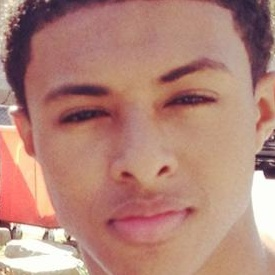
#> input picture Train/0077.jpg, 275 x 275 px, given as the content of the folder /Users/adityagupta/Desktop/Train temp, which was not available
$ python crop.py
#> lines starting #> are read from the running program, lines starting #| are printed output that depends on the picture; pictures that were not available may be replaced by others from this repository, and a replacement may not be noted
import cv2
import os

# specify the path to the input directory containing the images
input_dir = '/Users/adityagupta/Desktop/Train temp'
output_dir = '/Users/adityagupta/Desktop/Train'

# load the pre-trained Haar cascade for face detection
face_cascade = cv2.CascadeClassifier('haarcascade_frontalface_default.xml')
c=0
# loop through all the image files in the input directory that have a .jpg extension
for filename in os.listdir(input_dir):
    if not filename.lower().endswith('.jpg'):
        continue

    # read the image file
    img = cv2.imread(os.path.join(input_dir, filename))
#> img is the input picture: shape (275, 275, 3); mean B, G, R 120.3, 132.5, 179
    # convert the image to grayscale
    gray = cv2.cvtColor(img, cv2.COLOR_BGR2GRAY)
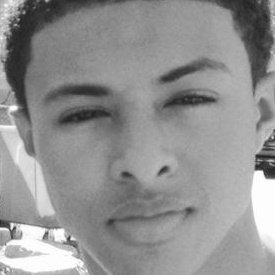
#> gray: shape (275, 275); min 32, max 255, mean 145
    # detect faces in the image
    faces = face_cascade.detectMultiScale(gray, scaleFactor=1.1, minNeighbors=5)
#> faces = [[19, 13, 242, 242]]

    for (x, y, w, h) in faces:
        # extract the face from the image
        face = img[y:y+h, x:x+w]
        # create a new filename for the extracted face by appending '_face' to the original filename
        face_filename = os.path.splitext(filename)[0] + '.jpg'
        # save the extracted face to the output directory
        cv2.imwrite(os.path.join(output_dir, face_filename), face)
        c+=1
#> this loop made 1 pass
#> (x, y, w, h, c) on pass 1: (19, 13, 242, 242, 1)
#> pass 1, `face = img[y:y+h, x:x+w]`:
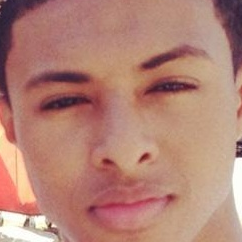
#> face: shape (242, 242, 3); mean B, G, R 117.3, 130.4, 179
#> after the loop, c = 1
print(c)
#| 1

$ run again, on Train/0887.jpg
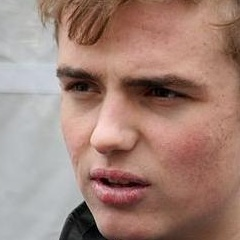
#> input picture Train/0887.jpg, 240 x 240 px, given as the content of the folder /Users/adityagupta/Desktop/Train temp, which was not available
#> img is the input picture: shape (240, 240, 3); mean B, G, R 120.9, 131.5, 162.5
#> `gray = cv2.cvtColor(img, cv2.COLOR_BGR2GRAY)`:
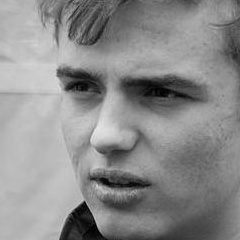
#> gray: shape (240, 240); min 0, max 229, mean 139.6
#> faces = [[14, 11, 213, 213]]
#> the loop `for (x, y, w, h) in faces:` made 1 pass
#> (x, y, w, h, c) on pass 1: (14, 11, 213, 213, 1)
#> pass 1, `face = img[y:y+h, x:x+w]`:
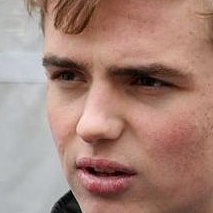
#> face: shape (213, 213, 3); mean B, G, R 122.1, 132.9, 166.4
#> after the loop `for (x, y, w, h) in faces:`: c = 1
#| 1

$ run again, on Train/10255.jpg
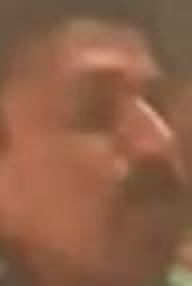
#> input picture Train/10255.jpg, 96 x 143 px, given as the content of the folder /Users/adityagupta/Desktop/Train temp, which was not available (shown 2 times larger)
#> img is the input picture: shape (143, 96, 3); mean B, G, R 72.1, 96.4, 141.9
#> `gray = cv2.cvtColor(img, cv2.COLOR_BGR2GRAY)`:
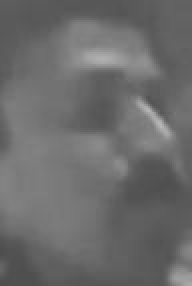
#> gray: shape (143, 96) (shown 2 times larger); min 77, max 183, mean 107.3
#> faces = ()
#> after the loop `for (x, y, w, h) in faces:`: c = 0
#| 0

$ run again, on Train/10423.jpg
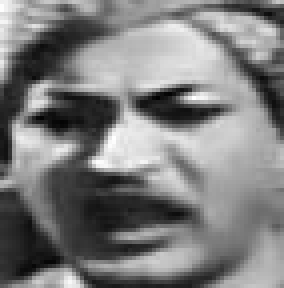
#> input picture Train/10423.jpg, 71 x 72 px, given as the content of the folder /Users/adityagupta/Desktop/Train temp, which was not available (shown 4 times larger)
#> img is the input picture: shape (72, 71, 3); min 0, max 255, mean 125.4
#> faces = [[2, 7, 60, 60]]
#> the loop `for (x, y, w, h) in faces:` made 1 pass
#> (x, y, w, h, c) on pass 1: (2, 7, 60, 60, 1)
#> pass 1, `face = img[y:y+h, x:x+w]`:
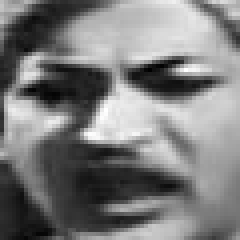
#> face: shape (60, 60, 3) (shown 4 times larger); min 0, max 255, mean 124.2
#> after the loop `for (x, y, w, h) in faces:`: c = 1
#| 1
